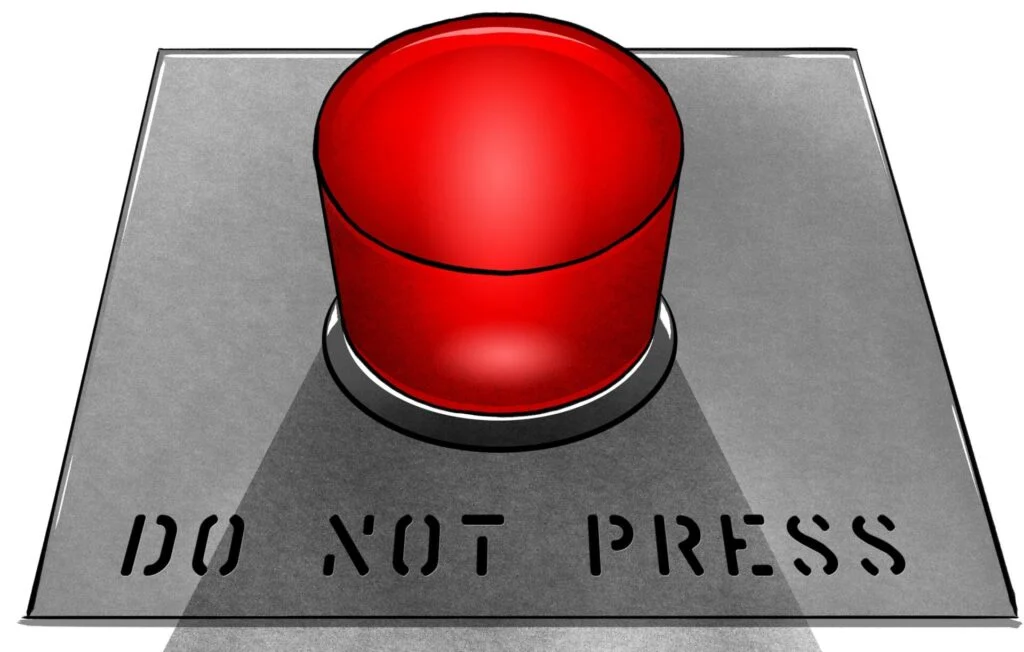
#> input picture assets/off.png, 1024 x 652 px, found by its file name
$ python convert_image.py assets/off.png include/off_image.h off_image 320 240
#> lines starting #> are read from the running program, lines starting #| are printed output that depends on the picture
"""
Converts an image into a RGB565 C array for embedding in flash and drawing
with TFT_eSPI's pushImage(). Fits the source image into the target
resolution (letterboxed on black, aspect preserved).

Usage:
    python tools/convert_image.py assets/off.png include/off_image.h off_image 320 240
"""

import sys
from pathlib import Path

from PIL import Image


def convert(src_path, dst_path, array_name, width, height):
#> called with src_path = 'assets/off.png', dst_path = 'include/off_image.h', array_name = 'off_image', width = 320, height = 240
    img = Image.open(src_path).convert("RGB")
#> img is the input picture: PIL image 1024x652 RGB; mean R, G, B 166, 134, 134

    scale = min(width / img.width, height / img.height)
#> scale = 0.312
    new_size = (max(1, round(img.width * scale)), max(1, round(img.height * scale)))
#> new_size = (320, 204)
    resized = img.resize(new_size, Image.LANCZOS)
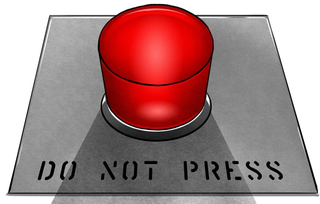
#> resized: PIL image 320x204 RGB; mean R, G, B 166, 134, 134

    canvas = Image.new("RGB", (width, height), (0, 0, 0))
#> canvas: PIL image 320x240 RGB; every value is 0
    offset = ((width - new_size[0]) // 2, (height - new_size[1]) // 2)
#> offset = (0, 18)
    canvas.paste(resized, offset)
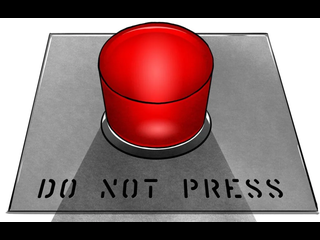
#> canvas: PIL image 320x240 RGB; mean R, G, B 141.1, 113.9, 113.9

    pixels = list(canvas.getdata())
#> pixels = 76800 items
    rgb565 = []
    for r, g, b in pixels:
        value = ((r & 0xF8) << 8) | ((g & 0xFC) << 3) | (b >> 3)
        rgb565.append(value)
#> after the loop, rgb565 = 76800 items

    lines = [
        "#pragma once",
        "",
        "#include <cstdint>",
        "",
        f"constexpr int {array_name}_width = {width};",
        f"constexpr int {array_name}_height = {height};",
        f"const uint16_t {array_name}[{width * height}] = {{",
    ]
    for i in range(0, len(rgb565), 16):
        chunk = rgb565[i : i + 16]
        lines.append("    " + ", ".join(f"0x{v:04X}" for v in chunk) + ",")
#> this loop made 4800 passes
#> i on passes 2 to 4: 16, 32, 48
#> after the loop, lines = 4807 items, first 6: '#pragma once', '', '#include <cstdint>', '', 'constexpr int off_image_width = 320;', 'constexpr int off_image_height = 240;'
    lines.append("};")
    lines.append("")

    Path(dst_path).write_text("\n".join(lines))
    print(f"Wrote {dst_path} ({width}x{height}, {len(rgb565) * 2} bytes)")
#| Wrote include/off_image.h (320x240, 153600 bytes)


if __name__ == "__main__":
    if len(sys.argv) != 6:
        print(__doc__)
        sys.exit(1)

    src, dst, name, w, h = sys.argv[1:]
    convert(src, dst, name, int(w), int(h))
